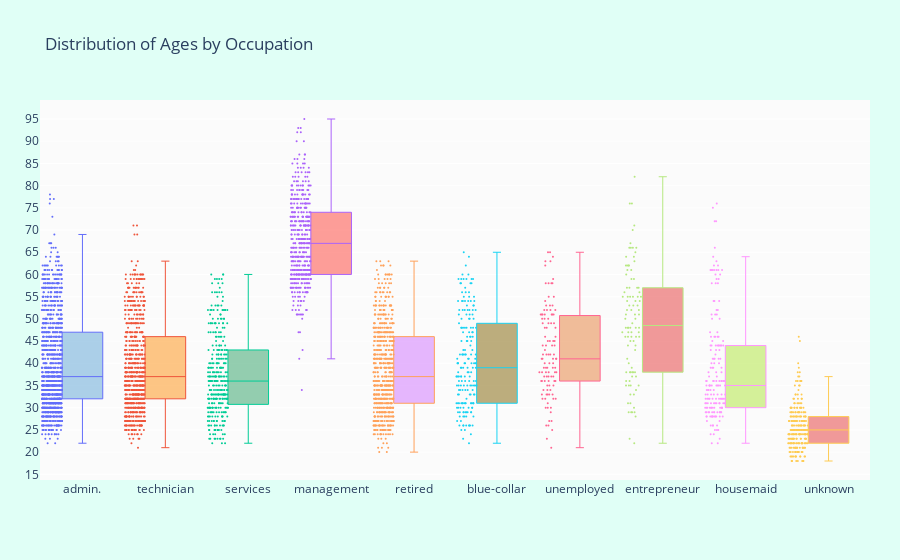

Source (notebook cell):
### Code cell
# Now let's see which occupation tended to have more balance in their accounts

suscribed_bank_data = bank_data.loc[bank_data["deposit"] == "yes"]

occupations = bank_data["job"].unique().tolist()

# Get the balances by jobs
management = suscribed_bank_data["age"].loc[suscribed_bank_data["job"] == "management"].values
technician = suscribed_bank_data["age"].loc[suscribed_bank_data["job"] == "technician"].values
services = suscribed_bank_data["age"].loc[suscribed_bank_data["job"] == "services"].values
retired = suscribed_bank_data["age"].loc[suscribed_bank_data["job"] == "retired"].values
blue_collar = suscribed_bank_data["age"].loc[suscribed_bank_data["job"] == "blue-collar"].values
unemployed = suscribed_bank_data["age"].loc[suscribed_bank_data["job"] == "unemployed"].values
entrepreneur = suscribed_bank_data["age"].loc[suscribed_bank_data["job"] == "entrepreneur"].values
housemaid = suscribed_bank_data["age"].loc[suscribed_bank_data["job"] == "housemaid"].values
self_employed = suscribed_bank_data["age"].loc[suscribed_bank_data["job"] == "self-employed"].values
student = suscribed_bank_data["age"].loc[suscribed_bank_data["job"] == "student"].values


ages = [management, technician, services, retired, blue_collar, unemployed, 
         entrepreneur, housemaid, self_employed, student]

colors = ['rgba(93, 164, 214, 0.5)', 'rgba(255, 144, 14, 0.5)',
          'rgba(44, 160, 101, 0.5)', 'rgba(255, 65, 54, 0.5)', 
          'rgba(207, 114, 255, 0.5)', 'rgba(127, 96, 0, 0.5)',
         'rgba(229, 126, 56, 0.5)', 'rgba(229, 56, 56, 0.5)',
         'rgba(174, 229, 56, 0.5)', 'rgba(229, 56, 56, 0.5)']

traces = []

for xd, yd, cls in zip(occupations, ages, colors):
        traces.append(go.Box(
            y=yd,
            name=xd,
            boxpoints='all',
            jitter=0.5,
            whiskerwidth=0.2,
            fillcolor=cls,
            marker=dict(
                size=2,
            ),
            line=dict(width=1),
        ))

layout = go.Layout(
    title='Distribution of Ages by Occupation',
    yaxis=dict(
        autorange=True,
        showgrid=True,
        zeroline=True,
        dtick=5,
        gridcolor='rgb(255, 255, 255)',
        gridwidth=1,
        zerolinecolor='rgb(255, 255, 255)',
        zerolinewidth=2,
    ),
    margin=dict(
        l=40,
        r=30,
        b=80,
        t=100,
    ),
    paper_bgcolor='rgb(224,255,246)',
    plot_bgcolor='rgb(251,251,251)',
    showlegend=False
)

fig = go.Figure(data=traces, layout=layout)
iplot(fig)

### Figure 1 — Plotly figure (JSON) as saved in the notebook; plotly's stock layout.template omitted (floating-point values rounded to 4 significant figures; data arrays with more than 128 entries replaced by an {"elided": "..."} marker saying what was removed)
{"data": [{"boxpoints": "all", "fillcolor": "rgba(93, 164, 214, 0.5)", "jitter": 0.5, "line": {"width": 1}, "marker": {"size": 2}, "name": "admin.", "type": "box", "whiskerwidth": 0.2, "y": {"elided": "1233 int values"}}, {"boxpoints": "all", "fillcolor": "rgba(255, 144, 14, 0.5)", "jitter": 0.5, "line": {"width": 1}, "marker": {"size": 2}, "name": "technician", "type": "box", "whiskerwidth": 0.2, "y": {"elided": "790 int values"}}, {"boxpoints": "all", "fillcolor": "rgba(44, 160, 101, 0.5)", "jitter": 0.5, "line": {"width": 1}, "marker": {"size": 2}, "name": "services", "type": "box", "whiskerwidth": 0.2, "y": {"elided": "345 int values"}}, {"boxpoints": "all", "fillcolor": "rgba(255, 65, 54, 0.5)", "jitter": 0.5, "line": {"width": 1}, "marker": {"size": 2}, "name": "management", "type": "box", "whiskerwidth": 0.2, "y": {"elided": "490 int values"}}, {"boxpoints": "all", "fillcolor": "rgba(207, 114, 255, 0.5)", "jitter": 0.5, "line": {"width": 1}, "marker": {"size": 2}, "name": "retired", "type": "box", "whiskerwidth": 0.2, "y": {"elided": "677 int values"}}, {"boxpoints": "all", "fillcolor": "rgba(127, 96, 0, 0.5)", "jitter": 0.5, "line": {"width": 1}, "marker": {"size": 2}, "name": "blue-collar", "type": "box", "whiskerwidth": 0.2, "y": {"elided": "190 int values"}}, {"boxpoints": "all", "fillcolor": "rgba(229, 126, 56, 0.5)", "jitter": 0.5, "line": {"width": 1}, "marker": {"size": 2}, "name": "unemployed", "type": "box", "whiskerwidth": 0.2, "y": [23, 45, 51, 53, 58, 42, 42, 36, 41, 36, 33, 52, 33, 45, 35, 34, 30, 51, 46, 27, 40, 43, 35, 50, 41, 38, 49, 50, 42, 48, 44, 46, 51, 27, 45, 37, 39, 51, 30, 45, 38, 52, 41, 33, 30, 26, 26, 48, 34, 51, 32, 36, 54, 52, 32, 51, 49, 35, 34, 58, 39, 39, 37, 38, 37, 55, 38, 36, 52, 37, 42, 44, 55, 39, 25, 53, 51, 64, 53, 33, 65, 32, 63, 21, 38, 65, 33, 40, 40, 63, 44, 38, 49, 36, 36, 32, 48, 41, 58, 59, 31, 49, 42, 39, 29, 50, 41, 62, 44, 37, 58]}, {"boxpoints": "all", "fillcolor": "rgba(229, 56, 56, 0.5)", "jitter": 0.5, "line": {"width": 1}, "marker": {"size": 2}, "name": "entrepreneur", "type": "box", "whiskerwidth": 0.2, "y": [52, 53, 56, 41, 57, 47, 55, 35, 52, 46, 55, 39, 48, 53, 46, 44, 59, 55, 51, 59, 57, 34, 33, 48, 62, 65, 33, 62, 76, 51, 23, 38, 47, 43, 35, 36, 38, 35, 49, 70, 45, 48, 63, 50, 52, 66, 76, 53, 38, 57, 71, 46, 66, 38, 64, 29, 48, 38, 56, 55, 29, 46, 66, 55, 82, 48, 48, 29, 67, 61, 61, 31, 47, 66, 45, 54, 55, 60, 28, 62, 47, 31, 50, 40, 54, 54, 46, 29, 64, 30, 62, 36, 37, 57, 37, 51, 44, 22, 35, 38]}, {"boxpoints": "all", "fillcolor": "rgba(174, 229, 56, 0.5)", "jitter": 0.5, "line": {"width": 1}, "marker": {"size": 2}, "name": "housemaid", "type": "box", "whiskerwidth": 0.2, "y": {"elided": "177 int values"}}, {"boxpoints": "all", "fillcolor": "rgba(229, 56, 56, 0.5)", "jitter": 0.5, "line": {"width": 1}, "marker": {"size": 2}, "name": "unknown", "type": "box", "whiskerwidth": 0.2, "y": {"elided": "258 int values"}}], "layout": {"margin": {"b": 80, "l": 40, "r": 30, "t": 100}, "paper_bgcolor": "rgb(224,255,246)", "plot_bgcolor": "rgb(251,251,251)", "showlegend": false, "title": {"text": "Distribution of Ages by Occupation"}, "yaxis": {"autorange": true, "dtick": 5, "gridcolor": "rgb(255, 255, 255)", "gridwidth": 1, "showgrid": true, "zeroline": true, "zerolinecolor": "rgb(255, 255, 255)", "zerolinewidth": 2}}}
